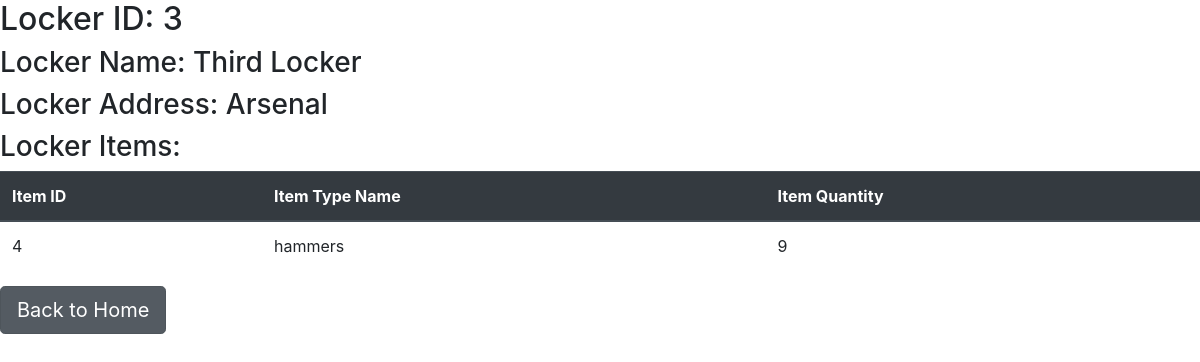
Page /locker/3 on the committed database.
### inpro_home/models.py (models this page shows, shortened)
class Locker(models.Model):
    name = models.CharField(max_length=100)
    address = models.CharField(max_length=100)

class Item(models.Model):
    itemType = models.ForeignKey(ItemType, on_delete=models.CASCADE)
    locker = models.ForeignKey(Locker, on_delete=models.CASCADE)
    quantity = models.IntegerField(default=0)
    class Meta:
        unique_together = ('itemType', 'locker')

class ItemType(models.Model):
    name = models.CharField(max_length=100)
    description = models.TextField()

### inpro_home/views.py (the view)
# urls.py: path('locker/<int:pk>', LockerDetailView.as_view(), name='locker-detail')
class LockerDetailView(DetailView):
    model = Locker
    def get_context_data(self, **kwargs):
        context = super(LockerDetailView, self).get_context_data(**kwargs)
        context['items'] = Item.objects.filter(locker=self.object)
        return context

### inpro_home/templates/inpro_home/locker_detail.html
{% extends "inpro_home/base.html" %}
{% block content %}
<article class = "media content-section">
    <div class="media-body">
        <h2>Locker ID: {{ object.id }}</h2>
        <h3>Locker Name: {{ object.name }}</h3>
        <h3>Locker Address: {{ object.address }}</h3>
        <h3>Locker Items:</h3>
        <table class="table">
            <thead class="thead-dark">
            <tr>
                <th scope="col">Item ID</th>
                <th scope="col">Item Type Name</th>
                <th scope="col">Item Quantity</th>
            </tr>
            </thead>
            <tbody>
                {% for item in items %}
                <tr>
                    <td>{{ item.id }}</td>
                    <td>{{ item.itemType.name }}</td>
                    <td>{{ item.quantity }}</td>
                </tr>
                {% endfor %}
            </tbody>
        </table>
        <a href="{% url 'inpro-home'  %}" class="btn btn-secondary btn-lg active" role="button" aria-pressed="true">Back to Home</a>
    </div>
</article>
{% endblock content %}

### rows in the picture
Locker: id "3", name "Third Locker", address "Arsenal"
Item: id "4", itemType.name "hammers", quantity "9"
